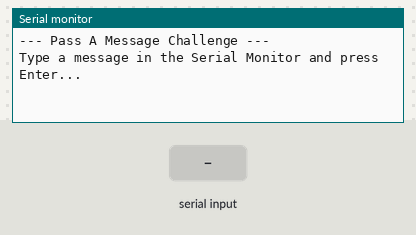
Bench run of a sketch on a simulated Arduino Uno, built with avr-gcc and run on an emulated ATmega328P. Parts: the last lines printed to the serial monitor. The test bench sets the inputs (shaded band).

Above: at 1.8 s.
1.9 s: "1\n" received over Serial
At 2.5 s:
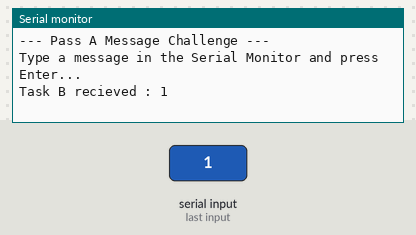
3.4 s: "0\n" received over Serial
At 3.8 s:
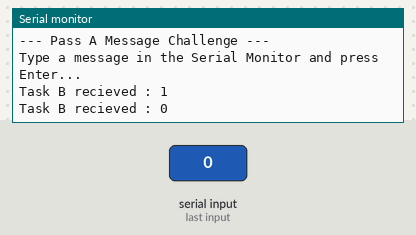
4.9 s: "2\n" received over Serial
At 6.3 s:
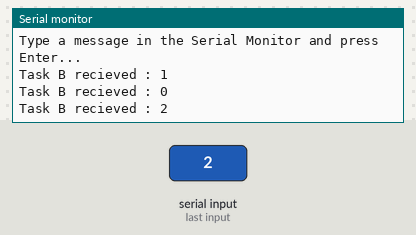

Measured:
- after the input at 1.9 s, the serial monitor: prints a new line at once (image 1)
- after the input at 3.4 s, the serial monitor: prints a new line at once (image 2)
- after the input at 4.9 s, the serial monitor: prints a new line at once (image 3)

The sketch:

pass_a_message.ino
```cpp
# include <Arduino_FreeRTOS.h>
#include <string.h>


// this global pointer will hold the memory address of our heap data.
// it is NULL initially so it points to nothing.
char *msg_ptr = NULL;

// Message status
volatile bool msg_ready = false;

void Listener(void *parameter){
  char temp[50];
  int index=0;

  while (1) {
    if (Serial.available()>0) {
      char c = Serial.read();
      if (c != '\n') {
        if (index < 49) {
          temp[index]=c;
          index++;
        }
      } else {
        // Add the null terminator to make it a proper string
        temp[index] = '\0';
        if (msg_ready == false) {
          // Allocate EXACTLY enough heap memory for the string (+1 for the '\0')
          msg_ptr = (char *)pvPortMalloc((index + 1) * sizeof(char));
          if (msg_ptr != NULL) {
            strcpy(msg_ptr, temp);
            msg_ready = true;
            //while (msg_ready == true) {
            //  vTaskDelay(1 / portTICK_PERIOD_MS);
            //}
          } else {
            Serial.println("Error: Not enough heap memory!");
          }
        } else {
          Serial.println("Error: Task B is too busy. Message dropped.");
        }
        index=0;  // Reset the index so we are ready for the next word you type
      }
    } else {
      vTaskDelay(20 / portTICK_PERIOD_MS);
    }
  }
}

void printer(void *parameter){
  while (1) {
    if (msg_ready == true) {  // Check if Task A has flagged that a message is ready
      Serial.print("Task B recieved : ");
      Serial.println(msg_ptr);

      // Free the memory so we don't leak memory.
      vPortFree(msg_ptr);

      //Reset the pointer and the flag so Task A is allowed to send again
      msg_ptr = NULL;
      msg_ready = false;
    }

    vTaskDelay(20 / portTICK_PERIOD_MS );
  }
}

void setup() {
  // put your setup code here, to run once:
  Serial.begin(115200);
  delay(1000);

  Serial.println("--- Pass A Message Challenge ---");
  Serial.println("Type a message in the Serial Monitor and press Enter...");

  xTaskCreate(Listener, "Listener", 256, NULL, 2, NULL);
  xTaskCreate(printer, "Printer", 256, NULL, 1, NULL);

  vTaskStartScheduler();

}

void loop() {
  // put your main code here, to run repeatedly:

}
```
